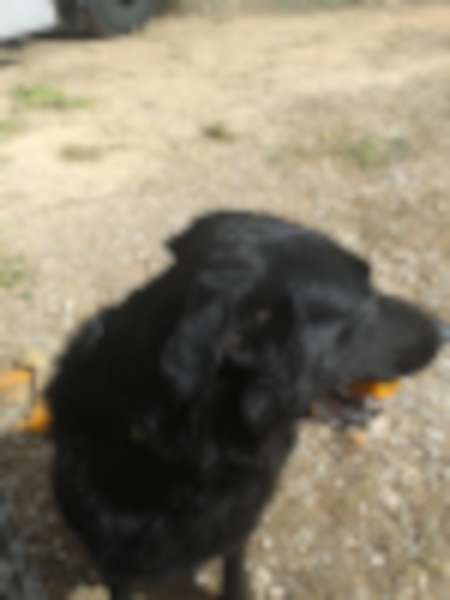
#> input picture Mis exploraciones académicas/Python/Tratamiento de imagenes con python/nelo4.png, 450 x 600 px
$ python python058-RecorrerPixels.py
#> lines starting #> are read from the running program, lines starting #| are printed output that depends on the picture
from PIL import Image

imagen = Image.open("nelo4.png")
#> imagen is the input picture: PIL image 450x600 RGB; mean R, G, B 134.5, 126.1, 107.4
pixeles = imagen.load()
print(imagen.size)
#| (450, 600)

print(pixeles[0,0])
#| (224, 230, 227)

altura = imagen.size[1]
#> altura = 600
anchura = imagen.size[0]
#> anchura = 450

for x in range(0,anchura):
    for y in range(0,altura):
        rojo = pixeles[x,y][0]
        verde = pixeles[x,y][1]
        azul = pixeles[x,y][2]

        rojo = 255-rojo
        verde = 255-verde
        azul = 255-azul

        pixeles[x,y] = (rojo,verde,azul)


imagen.save("neloguardado4.png")
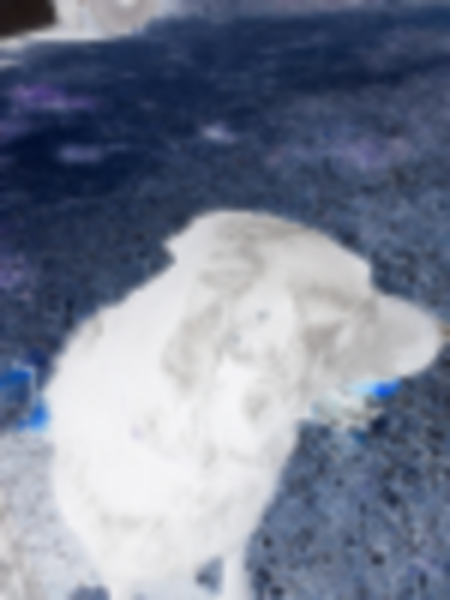
#> saved as neloguardado4.png: PIL image 450x600 RGB; mean R, G, B 120.5, 128.9, 147.6
